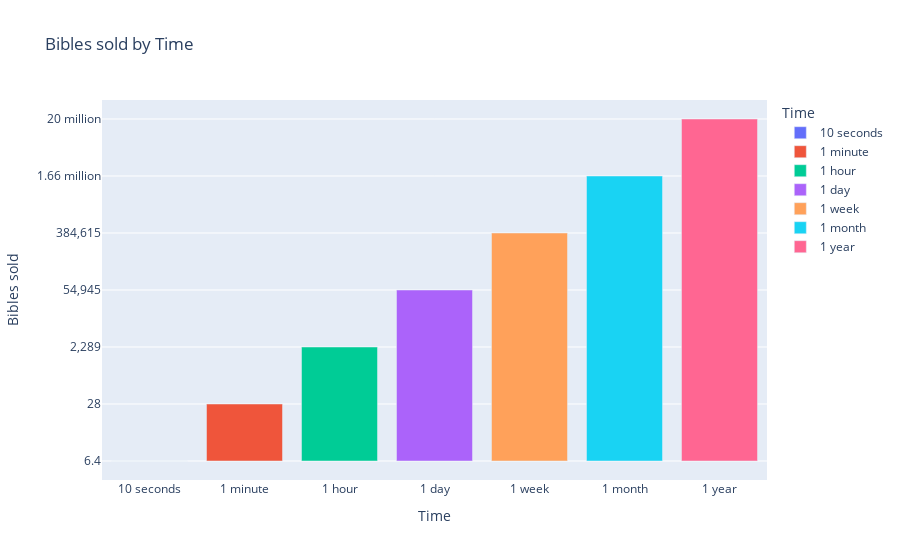

Notebook code for this chart:
### Markdown cell above
This code creates a bar graph that illistartaes the rate that Bibles are bought at.

### Code cell
import plotly.express as px 
import pandas as pd
data = { 'Time': ['10 seconds','1 minute','1 hour','1 day','1 week','1 month','1 year'], 'Bibles sold': ['6.4','28','2,289','54,945','384,615','1.66 million','20 million'] } 
df = pd.DataFrame(data) 
fig = px.bar(df, x='Time', y='Bibles sold', 
             title='Bibles sold by Time ', 
             labels={'Time': 'Time', 'Bibles sold': 'Bibles sold'}, 
             color='Time') 
fig.show()

### Figure 1 — Plotly figure (JSON) as saved in the notebook; plotly's stock layout.template omitted (floating-point values rounded to 4 significant figures)
{"data": [{"alignmentgroup": "True", "hovertemplate": "Time=%{x}<br>Bibles sold=%{y}<extra></extra>", "legendgroup": "10 seconds", "marker": {"color": "#636efa", "pattern": {"shape": ""}}, "name": "10 seconds", "offsetgroup": "10 seconds", "orientation": "v", "showlegend": true, "textposition": "auto", "type": "bar", "x": ["10 seconds"], "xaxis": "x", "y": ["6.4"], "yaxis": "y"}, {"alignmentgroup": "True", "hovertemplate": "Time=%{x}<br>Bibles sold=%{y}<extra></extra>", "legendgroup": "1 minute", "marker": {"color": "#EF553B", "pattern": {"shape": ""}}, "name": "1 minute", "offsetgroup": "1 minute", "orientation": "v", "showlegend": true, "textposition": "auto", "type": "bar", "x": ["1 minute"], "xaxis": "x", "y": ["28"], "yaxis": "y"}, {"alignmentgroup": "True", "hovertemplate": "Time=%{x}<br>Bibles sold=%{y}<extra></extra>", "legendgroup": "1 hour", "marker": {"color": "#00cc96", "pattern": {"shape": ""}}, "name": "1 hour", "offsetgroup": "1 hour", "orientation": "v", "showlegend": true, "textposition": "auto", "type": "bar", "x": ["1 hour"], "xaxis": "x", "y": ["2,289"], "yaxis": "y"}, {"alignmentgroup": "True", "hovertemplate": "Time=%{x}<br>Bibles sold=%{y}<extra></extra>", "legendgroup": "1 day", "marker": {"color": "#ab63fa", "pattern": {"shape": ""}}, "name": "1 day", "offsetgroup": "1 day", "orientation": "v", "showlegend": true, "textposition": "auto", "type": "bar", "x": ["1 day"], "xaxis": "x", "y": ["54,945"], "yaxis": "y"}, {"alignmentgroup": "True", "hovertemplate": "Time=%{x}<br>Bibles sold=%{y}<extra></extra>", "legendgroup": "1 week", "marker": {"color": "#FFA15A", "pattern": {"shape": ""}}, "name": "1 week", "offsetgroup": "1 week", "orientation": "v", "showlegend": true, "textposition": "auto", "type": "bar", "x": ["1 week"], "xaxis": "x", "y": ["384,615"], "yaxis": "y"}, {"alignmentgroup": "True", "hovertemplate": "Time=%{x}<br>Bibles sold=%{y}<extra></extra>", "legendgroup": "1 month", "marker": {"color": "#19d3f3", "pattern": {"shape": ""}}, "name": "1 month", "offsetgroup": "1 month", "orientation": "v", "showlegend": true, "textposition": "auto", "type": "bar", "x": ["1 month"], "xaxis": "x", "y": ["1.66 million"], "yaxis": "y"}, {"alignmentgroup": "True", "hovertemplate": "Time=%{x}<br>Bibles sold=%{y}<extra></extra>", "legendgroup": "1 year", "marker": {"color": "#FF6692", "pattern": {"shape": ""}}, "name": "1 year", "offsetgroup": "1 year", "orientation": "v", "showlegend": true, "textposition": "auto", "type": "bar", "x": ["1 year"], "xaxis": "x", "y": ["20 million"], "yaxis": "y"}], "layout": {"autosize": true, "barmode": "relative", "legend": {"title": {"text": "Time"}, "tracegroupgap": 0}, "title": {"text": "Bibles sold by Time "}, "xaxis": {"anchor": "y", "autorange": true, "categoryarray": ["10 seconds", "1 minute", "1 hour", "1 day", "1 week", "1 month", "1 year"], "categoryorder": "array", "domain": [0, 1], "range": [-0.5, 6.5], "title": {"text": "Time"}, "type": "category"}, "yaxis": {"anchor": "x", "autorange": true, "domain": [0, 1], "range": [-0.3333, 6.333], "title": {"text": "Bibles sold"}, "type": "category"}}}
